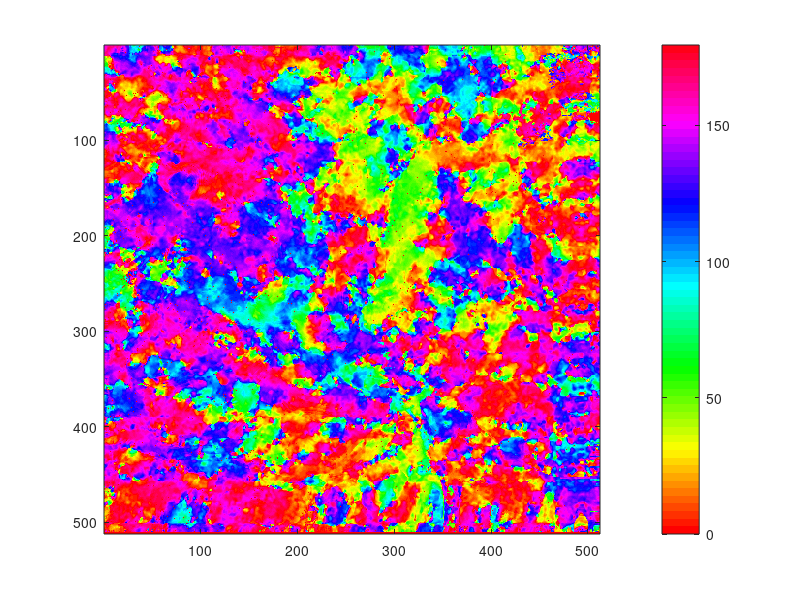
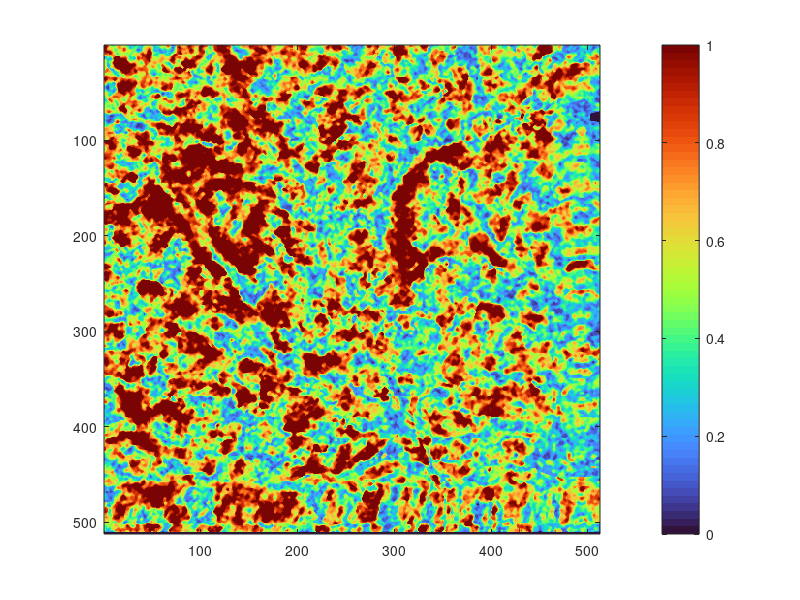

These figures' MATLAB source, in order: (Note: this script raises an error after producing the figures.)
%% Load data
close all
clearvars

dn = load('BirefringenceEncodingField.mat');
dn = dn.scalarField; % Normalised Birefringence scalar field [0:1]
OpAx = load('OpAx.mat');
OpAx = OpAx.thet; % Optical axis field [0:180 degrees]

figure(101);imagesc(OpAx);colormap('hsv');colorbar() %Use Crameri's romao cyclic colour map for better visualisation
figure(102);imagesc(dn);colormap('turbo');colorbar() %Use Ametrine colormap from MATLAB File Exchange

%% Convert optical axis orientation to X and Y components
U = cosd(OpAx);
V = -sind(OpAx);
%% DELIC

%Define param
initInterval = 4;
voronoiIteration = 20;
numSteps = 50;
stepSize = 0.1;
sigma = 1;
LB = 0.35;
Parallel = 1;
verbose = 1;

[licImage,~,~] = DELIC(U,V,dn,initInterval,voronoiIteration,numSteps,stepSize,sigma,LB,Parallel,verbose);

%% Normalise DELIC image 
Vmax = max(licImage(:));
Vmin = min(licImage(:));
licImage = licImage - Vmin;
licImage = licImage / Vmax;
licImage = imadjust(licImage);
figure(112);imshow(licImage); colormap(gray)

%% Optional: Apply colour to DELIC image 
figure(113);
cmap = colormap('hsv'); % We recommend Crameri's romao cyclic colour map OR one of the cyclic maps in colorcet 
colorImage = GenerateColorDELIC(OpAx, licImage, cmap);
imshow(imlocalbrighten(colorImage,0.15));
